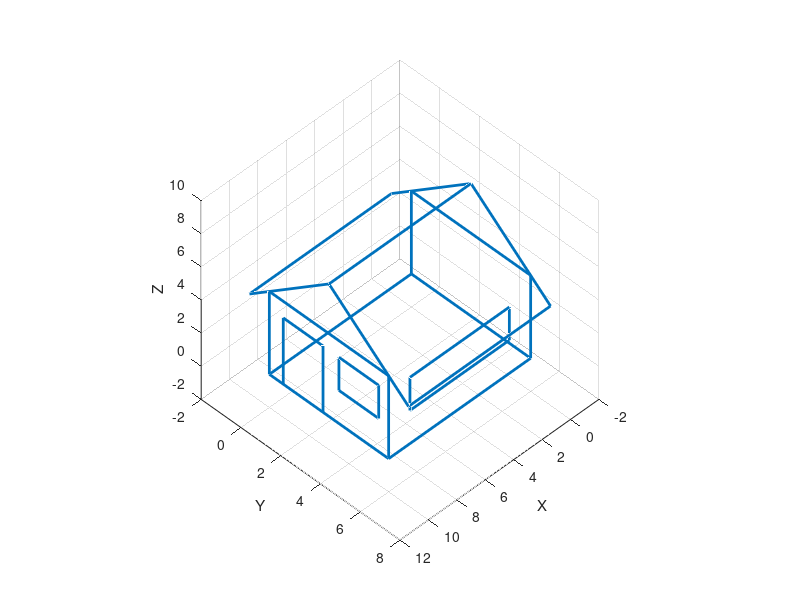

Write MATLAB code to recreate this figure.
%Created: 16.01.18
%Edited: 17.01.18
%Purpose: Homework

%creating Window and Axis
figure('units','norm','position',[.1 .1 .8 .7],'color',[1 1 1],'name', "House") %Creating Window
axes('position',[.1 .1 .8 .8],'color',[.9 .9 .9]) %Creating Axis
view(315,135) %Tilting coordinate system
grid on %Turnig on Grid
axis('square', [-2 12 -2 8 -2 10]) %Squaring it up and setting limits
xlabel ("X")
ylabel ("Y")
zlabel ("Z")

%drawing lines to create house

line([0 10],[6 6],[0 0],'linewidth',[2]) %Drawing Foundation
line([10 10],[0 6],[0 0],'linewidth',[2]) %Drawing Foundation
line([0 10],[0 0],[0 0],'linewidth',[2]) %Drawing Foundation
line([0 0],[0 6],[0 0],'linewidth',[2]) %Drawing Foundation
drawnow
line([10 10],[0 0],[0 5],'linewidth',[2]) %Drawing Walls
line([10 10],[6 6],[0 5],'linewidth',[2]) %Drawing Walls
line([0 0],[6 6],[0 5],'linewidth',[2]) %Drawing Walls
line([0 0],[0 0],[0 5],'linewidth',[2]) %Drawing Walls
drawnow
line([10 10],[.7 .7],[0 4],'linewidth',[2]) %Drawing Door
line([10 10],[2.7 2.7],[0 4],'linewidth',[2]) %Drawing Door
line([10 10],[.7 2.7],[4 4],'linewidth',[2]) %Drawing Door
drawnow
line([10 10],[5.5 5.5],[2 4],'linewidth',[2]) %Drawing Window by Door
line([10 10],[3.5 5.5],[2 2],'linewidth',[2]) %Drawing Window by Door
line([10 10],[3.5 5.5],[4 4],'linewidth',[2]) %Drawing Window by Door
line([10 10],[3.5 3.5],[2 4],'linewidth',[2]) %Drawing Window by Door
drawnow
line([0 0],[0 6],[5 5],'linewidth',[2]) %Drawing Ceiling
line([10 10],[0 6],[5 5],'linewidth',[2]) %Drawing Ceiling
drawnow
line([10 0],[3 3],[8 8],'linewidth',[2]) %Drawing roof
line([10 10],[-1 3],[4 8],'linewidth',[2]) %Drawing roof
line([10 10],[7 3],[4 8],'linewidth',[2]) %Drawing roof
line([0 0],[7 3],[4 8],'linewidth',[2]) %Drawing roof
line([0 0],[-1 3],[4 8],'linewidth',[2]) %Drawing roof
line([10 0],[-1 -1],[4 4],'linewidth',[2]) %Drawing roof
line([10 0],[7 7],[4 4],'linewidth',[2]) %Drawing roof
drawnow
line([8.5 1.5],[6 6],[4 4],'linewidth',[2]) %Drawing Window by Door
line([8.5 8.5],[6 6],[2 4],'linewidth',[2]) %Drawing Window by Door
line([1.5 1.5],[6 6],[2 4],'linewidth',[2]) %Drawing Window by Door
line([1.5 8.5],[6 6],[2 2],'linewidth',[2]) %Drawing Window by Door
drawnow
